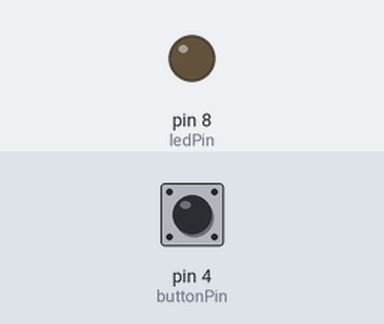
Recording of a sketch running on a simulated Arduino Uno, built with avr-gcc and run on an emulated ATmega328P. On the bench: output pins drawn as LEDs (lit = HIGH). The inputs (shaded band) are chosen by the test bench; at power-on: pin 4 (buttonPin) HIGH.

Above: at 1.2 s.
1.3 s: pin 4 (buttonPin) pulled LOW for 0.15 s
At 1.37 s:
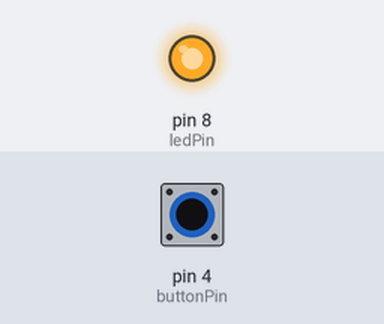
2.9 s: pin 4 (buttonPin) pulled LOW for 3.2 s
At 6.9 s:
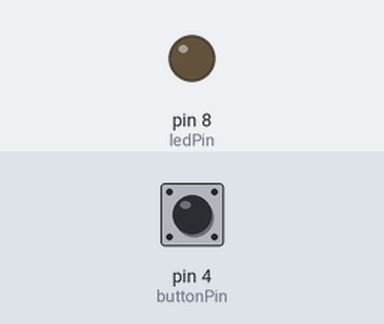
Timing chart, 0 to 8.4 s (numbered marks = the images above; inputs shaded):
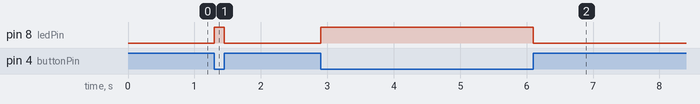

The sketch:

ButtonSimplePullup.ino
```cpp
//Simple button and led application. Clicking the button will change the LED's state for as long as the button stays clicked.
//We are using pullup resistor on the input pin, so its logic is inverted.

//Connections: button's 1st pin -> buttonPin
//             button's 2nd pin -> GND
//             led's anode      -> ledPin
//             led's cathode    -> GND through 2.2kOhm resistance

#define ledPin 8
#define buttonPin 4
#define defaultLedStateOn false

int buttonRead;

void setup() {
  pinMode(ledPin, OUTPUT);
  pinMode(buttonPin, INPUT_PULLUP);
}

void loop() {
  buttonRead = digitalRead(buttonPin);

  if(defaultLedStateOn){
    if (buttonRead == HIGH) digitalWrite(ledPin, HIGH);
    else digitalWrite(ledPin, LOW);
  }
  else{
    if (buttonRead == HIGH) digitalWrite(ledPin, LOW);
    else digitalWrite(ledPin, HIGH);
  }
}
```

Measured:
- after the input at 1.3 s, pin 8 (ledPin): LOW → HIGH at once, → LOW 0.15 s later
- after the input at 2.9 s, pin 8 (ledPin): LOW → HIGH at once, → LOW 3.2 s later
